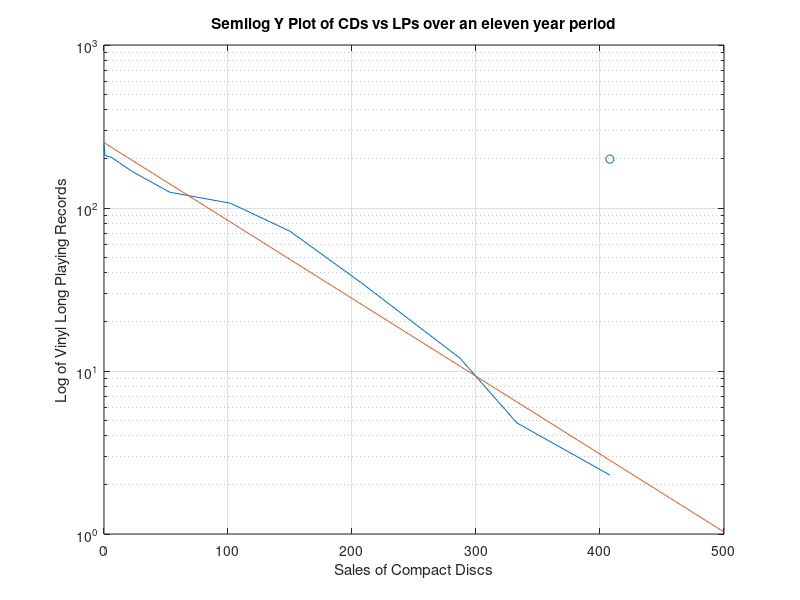

MATLAB code for this plot:
% year =[0 1 2 3 4 5 6 7 8 9 10]; 
CDs = [0 0.8 5.8 23 53 102 150 207 287 333 408];
LPs = [244 210 205 167 125 107 72 35 12 4.8 2.3];
logLPs = log(LPs);
logLPs = transpose(logLPs);
X = [1 1 1 1 1 1 1 1 1 1 1; 0 0.8 5.8 23 53 102 150 207 287 333 408];
X = transpose (X);
Xt = transpose (X);
G = Xt*X;
a = inv(Xt*X) * Xt * logLPs;
C = 800;
LP = exp(5.5285) * (exp(-0.0110))^800;
disp(LP)
figure
semilogy(CDs,LPs)

hold on
scatter(CDs,LPs)
box on
grid on

xlabel('Sales of Compact Discs')
ylabel('Log of Vinyl Long Playing Records')
title ('Semilog Y Plot of CDs vs LPs over an eleven year period')

x = linspace (0,500,500);
y = 5.528 + x * (-0.0110);
y1 = exp(5.5285) * (exp(-0.0110)).^x;

plot(x,y1)
hold off

